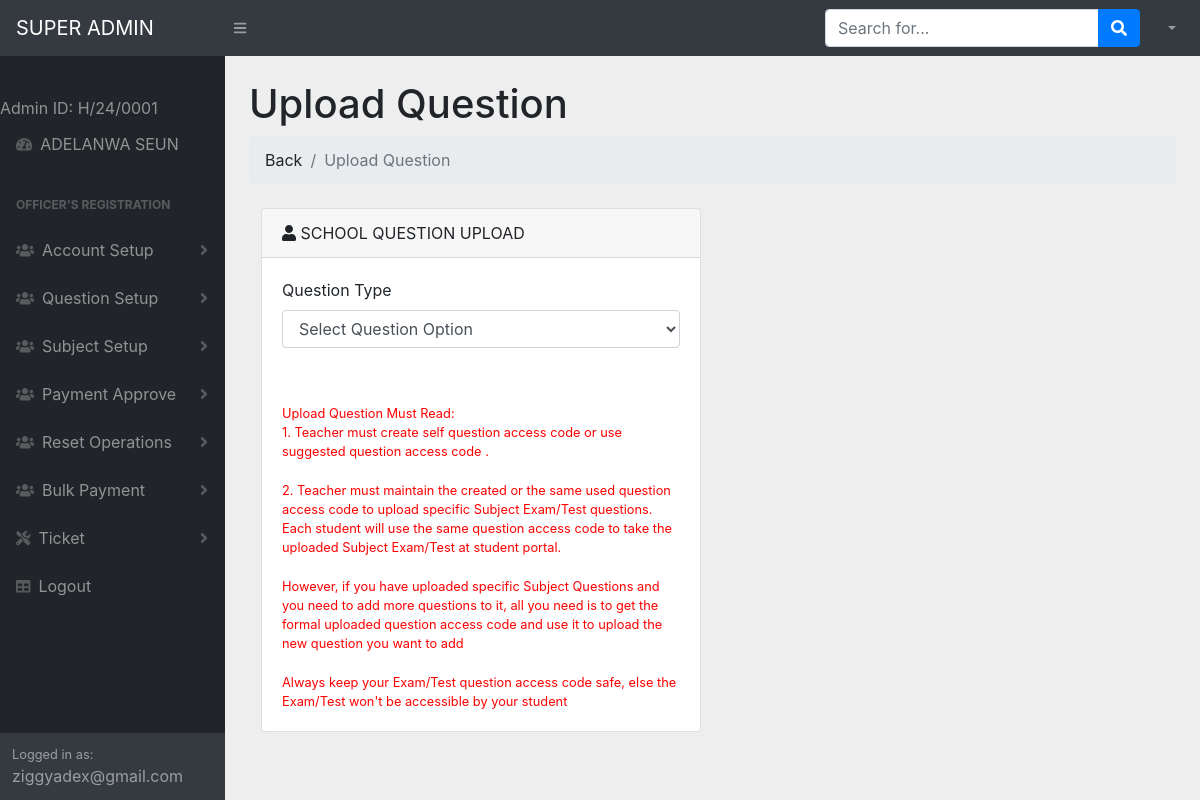
Screenshot of /super-admin/upload_question.php (signed in) with the database file from the repository.
### tables this page shows
CREATE TABLE `00admin_login_table` (
  `id` int(11) NOT NULL,
  `token` text NOT NULL,
  `admincode` text NOT NULL,
  `photo` text NOT NULL,
  `username` text NOT NULL,
  `password` text NOT NULL,
  `fullname` text NOT NULL,
  `phone` text NOT NULL,
  `gender` text NOT NULL,
  `department` text NOT NULL,
  `acct_level` enum('tier1','tier2','tier3') NOT NULL,
  `registrar` text NOT NULL,
  `date_reg` text NOT NULL
);

### connect.php (called while the page is built)
<?php
        $this->host = 'localhost';
        $this->username = 'root';
        $this->password = '';
        $this->database = 'gvcropve_eschool-cbt';

### super-admin/index_header.php (called while the page is built, shortened)
<?php
include("../config.php");
$Loader = new Loader();
if(isset($_SESSION['password']) AND !empty($_SESSION['username']))
{
   $Loader->query='SELECT * FROM `00admin_login_table` WHERE `password`="'.$_SESSION['password'].'" AND `username`="'.$_SESSION['username'].'"';
		 if($result = $Loader->query_result()){
			foreach($result as $row)
			{
			$admincode    =  $row['admincode'];
			$username     =  $row['username'];
			$fullname     =  $row['fullname'];
			}
		 }
}
else
{
	 header("Location:  logout.php");
}
?>

### config.php (called while the page is built, shortened)
<?php
class Loader{
	var $host;
	var $username;
	var $password;
	var $database;
	var $connect;
	var $query;
	var $data;
	var $statement;
	function __construct()
	{
		require("connect.php");
		$this->connect = new PDO("mysql:host=$this->host; dbname=$this->database", "$this->username", "$this->password");
	}
	function execute_query()
	{
		$this->statement = $this->connect->prepare($this->query);
		$this->statement->execute($this->data);
	}
	function total_row()
	{
		return $this->statement->rowCount();
	}
	function query_result()
	{
		$this->execute_query();
		return $this->statement->fetchAll();
	}
 			function QuestionAccessSuggestion()
			{
				$new_name = uniqid();
				$this->query ="SELECT * FROM `50_question_table` WHERE `50_question_table`.`subject_id` = '$new_name'";
				$output = $this->total_row();
                if($output == 0){
					return $new_name;
				}else{
					return $new_name =uniqid().'321';
				}
			}
			function FecthAllSubject()
			{
				$this->query ="SELECT * FROM `40_all_subject`";
				$output = $this->query_result();
				return $output;
			}
			function FecthSingleSubject($subject)
			{
				$this->query ="SELECT * FROM `40_all_subject`  WHERE sub_id ='$subject'";
				$output = $this->query_result();
				return $output;
			}
 }
?>

### super-admin/upload_question.php (the view, shortened to what this page needs)
<!DOCTYPE html>
<html lang="en">
    <head>
		<?php
		require("../header.php");
        require("index_header.php");
		?>
    </head>
    <body class="sb-nav-fixed">
        <nav class="sb-topnav navbar navbar-expand navbar-dark bg-dark">
				<?php
				require("dashboard_head.php");
				?>
        </nav>
        <div id="layoutSidenav">
            <div id="layoutSidenav_nav">
				<?php
				require("sidebar.php");
				?>
		  </div>
		   <div id="layoutSidenav_content">
         <main>
                    <div class="container-fluid">
                        <h1 class="mt-4">
						Upload Question
						</h1>
                        <ol class="breadcrumb mb-4">
                            <li class="breadcrumb-item" onclick="GoBackHandler()">Back</li>
                            <li class="breadcrumb-item active"> Upload Question</li>
                        </ol>
						   <div class="col-xl-6">
										<div class="card mb-4">
												<div class="card-header">
													<i class="fas fa-user"></i>
												 SCHOOL QUESTION UPLOAD
												</div>
												<div class="card-body">
													<div class="table-responsive">
                                                        <div class="form-group ">
															<label for="name">Question Type</label>
															<select class="form-control" id="categories_selection"  name="categories_selection" onchange="calender(this.id)" required>
															<option value="">Select Question Option</option>
															</select>
														 </div>
																</div>
																</div>
                                                            <small style="color:red;padding:20px">
                                                            Upload Question Must Read:
															<br>1. Teacher must create self question access code or use suggested question access code . <br><br>
															2. Teacher must maintain the created or the same used question access code  to upload specific Subject Exam/Test questions.<br/>
															 Each student will use  the same question access code to take the uploaded Subject Exam/Test at student portal. <br><br>
															 However, if you have uploaded specific Subject Questions and you need to add more questions to it,
															 all you need is to get the formal uploaded question access code and use it to upload the new question you want to add  <br><br>
															Always keep your Exam/Test question access code safe, else the Exam/Test won't be accessible by your student
															</small>
													</div>
												</div>
						 </div>
				  </div>
            </div>
    </body>
</html>

### super-admin/sidebar.php (shortened to what this page needs)
         <nav class="sb-sidenav accordion sb-sidenav-dark" id="sidenavAccordion">
             <div class="sb-sidenav-menu">
                 <div class="nav">
                     <div class="sb-sidenav-menu-heading">
</div>
 Admin ID: <?php echo"$admincode"; ?>
                     <a class="nav-link" href="index.php">
                         <div class="sb-nav-link-icon"><i class="fas fa-tachometer-alt"></i></div>
                         <?php echo"$fullname"; ?>
                     </a>
                     <div class="sb-sidenav-menu-heading">Officer's Registration</div>
 <a class="nav-link collapsed" href="#" data-toggle="collapse" data-target="#collapseLayouts" aria-expanded="false" aria-controls="collapseLayouts">
                         <div class="sb-nav-link-icon"><i class="fa fa-users"></i></div>
                         Account Setup
                         <div class="sb-sidenav-collapse-arrow"><i class="fas fa-angle-down"></i></div>
                     </a>
 <a class="nav-link collapsed" href="#" data-toggle="collapse" data-target="#collapseQuesLayout" aria-expanded="false" aria-controls="collapseQuesLayout">
                         <div class="sb-nav-link-icon"><i class="fa fa-users"></i></div>
                         Question Setup
                         <div class="sb-sidenav-collapse-arrow"><i class="fas fa-angle-down"></i></div>
                     </a>
 <a class="nav-link collapsed" href="#" data-toggle="collapse" data-target="#collapseSubjectLayout" aria-expanded="false" aria-controls="collapseSubjectLayout">
                         <div class="sb-nav-link-icon"><i class="fa fa-users"></i></div>
                         Subject Setup
                         <div class="sb-sidenav-collapse-arrow"><i class="fas fa-angle-down"></i></div>
                     </a>
 <a class="nav-link collapsed" href="#" data-toggle="collapse" data-target="#collapseStuSubLayout" aria-expanded="false" aria-controls="collapseStuSubLayout">
                         <div class="sb-nav-link-icon"><i class="fa fa-users"></i></div>
                         Payment Approve
                         <div class="sb-sidenav-collapse-arrow"><i class="fas fa-angle-down"></i></div>
                     </a>
 <a class="nav-link collapsed" href="#" data-toggle="collapse" data-target="#collapseResetDataLayout" aria-expanded="false" aria-controls="collapseResetDataLayout">
                         <div class="sb-nav-link-icon"><i class="fa fa-users"></i></div>
                        Reset Operations
                         <div class="sb-sidenav-collapse-arrow"><i class="fas fa-angle-down"></i></div>
                     </a>
 <a class="nav-link collapsed" href="#" data-toggle="collapse" data-target="#collapseBulkPayment" aria-expanded="false" aria-controls="collapseBulkPayment">
                         <div class="sb-nav-link-icon"><i class="fa fa-users"></i></div>
                       Bulk Payment
                         <div class="sb-sidenav-collapse-arrow"><i class="fas fa-angle-down"></i></div>
                     </a>
                     <a style="color:<?php echo$text_code;?>" class="nav-link collapsed" href="#" data-toggle="collapse" data-target="#collapseCreateTicket" aria-expanded="false" aria-controls="collapseCreateTicket">
                         <div class="sb-nav-link-icon"><i style="color:<?php echo$text_code;?>" class="fa fa-tools"></i></div>
                         Ticket
                         <div class="sb-sidenav-collapse-arrow"><i style="color:<?php echo$text_code;?>" class="fas fa-angle-down"></i></div>
                     </a>
                     <a class="nav-link" href="logout.php">
                         <div class="sb-nav-link-icon"><i class="fas fa-table"></i></div>
                         Logout
                     </a>
                 </div>
             </div>
             <div class="sb-sidenav-footer">
                 <div class="small">Logged in as:</div>
                <?php echo"$username"; ?>
             </div>
         </nav>

### rows the page displays
00admin_login_table: admincode "H/24/0001", fullname "ADELANWA SEUN", username "ziggyadex@gmail.com"
